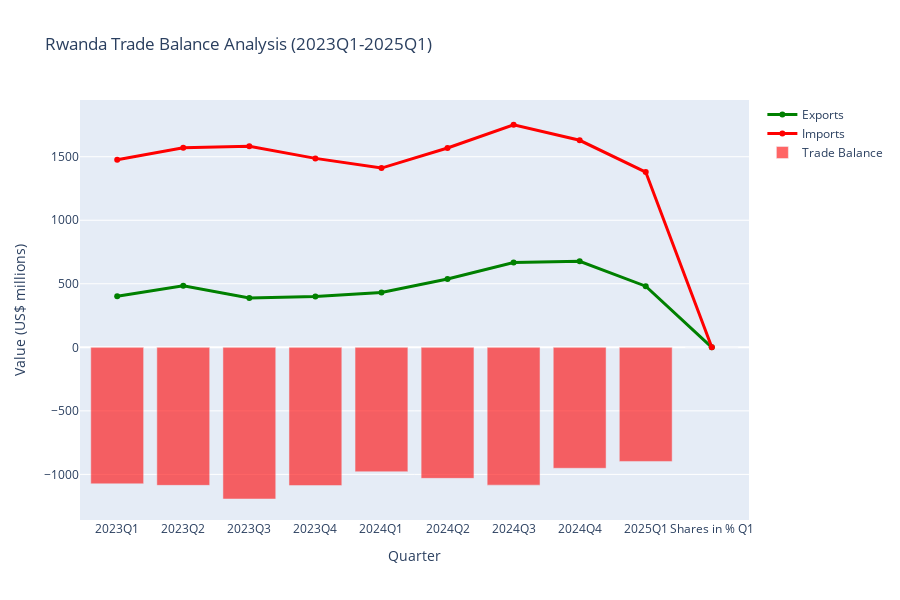

The cell this chart's notebook holds for it:
### Code cell
# Trade balance visualization
fig = go.Figure()

# Add export and import lines
fig.add_trace(go.Scatter(
    x=balance_df['quarter'],
    y=balance_df['exports'],
    mode='lines+markers',
    name='Exports',
    line=dict(color='green', width=3)
))

fig.add_trace(go.Scatter(
    x=balance_df['quarter'],
    y=balance_df['imports'],
    mode='lines+markers',
    name='Imports',
    line=dict(color='red', width=3)
))

# Add balance as bars
colors = ['green' if x > 0 else 'red' for x in balance_df['balance']]
fig.add_trace(go.Bar(
    x=balance_df['quarter'],
    y=balance_df['balance'],
    name='Trade Balance',
    marker_color=colors,
    opacity=0.6
))

fig.update_layout(
    title='Rwanda Trade Balance Analysis (2023Q1-2025Q1)',
    xaxis_title='Quarter',
    yaxis_title='Value (US$ millions)',
    height=600,
    showlegend=True
)

fig.show()

### Figure 1 — Plotly figure (JSON) as saved in the notebook; plotly's stock layout.template omitted (floating-point values rounded to 4 significant figures)
{"data": [{"line": {"color": "green", "width": 3}, "mode": "lines+markers", "name": "Exports", "type": "scatter", "x": ["2023Q1", "2023Q2", "2023Q3", "2023Q4", "2024Q1", "2024Q2", "2024Q3", "2024Q4", "2025Q1", "Shares in % Q1"], "y": [402.1, 484.7, 388.1, 399.1, 431.6, 537.6, 667.0, 677.4, 480.8, 0]}, {"line": {"color": "red", "width": 3}, "mode": "lines+markers", "name": "Imports", "type": "scatter", "x": ["2023Q1", "2023Q2", "2023Q3", "2023Q4", "2024Q1", "2024Q2", "2024Q3", "2024Q4", "2025Q1", "Shares in % Q1"], "y": [1477.0, 1571.0, 1582.0, 1487.0, 1411.0, 1569.0, 1752.0, 1629.0, 1379.0, 0]}, {"marker": {"color": ["red", "red", "red", "red", "red", "red", "red", "red", "red", "red"]}, "name": "Trade Balance", "opacity": 0.6, "type": "bar", "x": ["2023Q1", "2023Q2", "2023Q3", "2023Q4", "2024Q1", "2024Q2", "2024Q3", "2024Q4", "2025Q1", "Shares in % Q1"], "y": [-1074.0, -1086.0, -1194.0, -1088.0, -978.9, -1031.0, -1085.0, -951.9, -898.2, 0]}], "layout": {"height": 600, "showlegend": true, "title": {"text": "Rwanda Trade Balance Analysis (2023Q1-2025Q1)"}, "xaxis": {"title": {"text": "Quarter"}}, "yaxis": {"title": {"text": "Value (US$ millions)"}}}}
